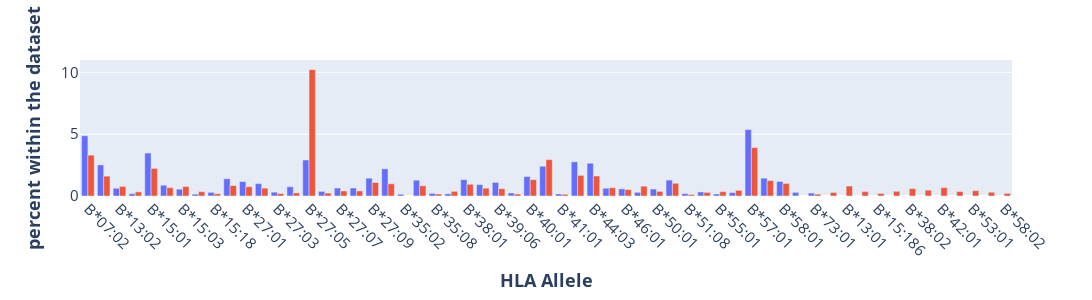

The code cell stored with this chart in its notebook:
### Code cell
#all_data["proc"] = all_data["freq"].apply(lambda x: x*100)
fig_B = px.bar(all_data_freqs[all_data_freqs.apply(lambda x: x.allele[4]=="B" and x.peptide > 0.1, axis=1)]\
             , x="allele_short", y="peptide", color='dataset_name', barmode="group", width=1500, height=300)
fig_B.update_xaxes(title="<b>HLA Allele</b>", titlefont = dict(size = 18), tickfont = dict(size = 15), tickangle = 45)
fig_B.update_yaxes(title="<b>percent within the dataset</b>", titlefont = dict(size = 18), tickfont = dict(size = 15))
#fig.add_hline(y=1, line_width=2, line_dash="dash", line_color="black")
fig_B.update_layout(showlegend=False, yaxis=dict(range=[0,11]))
fig_B.show()

### Figure 1 — Plotly figure (JSON) as saved in the notebook; plotly's stock layout.template omitted (floating-point values rounded to 4 significant figures)
{"data": [{"alignmentgroup": "True", "hovertemplate": "dataset_name=netmhc<br>allele_short=%{x}<br>peptide=%{y}<extra></extra>", "legendgroup": "netmhc", "marker": {"color": "#636efa", "pattern": {"shape": ""}}, "name": "netmhc", "offsetgroup": "netmhc", "orientation": "v", "showlegend": true, "textposition": "auto", "type": "bar", "x": ["B*07:02", "B*08:01", "B*13:02", "B*14:02", "B*15:01", "B*15:02", "B*15:03", "B*15:10", "B*15:18", "B*18:01", "B*27:01", "B*27:02", "B*27:03", "B*27:04", "B*27:05", "B*27:06", "B*27:07", "B*27:08", "B*27:09", "B*35:01", "B*35:02", "B*35:03", "B*35:08", "B*37:01", "B*38:01", "B*39:01", "B*39:06", "B*39:24", "B*40:01", "B*40:02", "B*41:01", "B*44:02", "B*44:03", "B*45:01", "B*46:01", "B*49:01", "B*50:01", "B*51:01", "B*51:08", "B*54:01", "B*55:01", "B*56:01", "B*57:01", "B*57:03", "B*58:01", "B*67:01", "B*73:01"], "xaxis": "x", "y": [4.873, 2.515, 0.6262, 0.1843, 3.473, 0.8684, 0.5505, 0.1453, 0.2936, 1.396, 1.167, 1.003, 0.3086, 0.7453, 2.911, 0.3701, 0.6442, 0.649, 1.439, 2.198, 0.1405, 1.278, 0.2122, 0.175, 1.321, 0.9194, 1.102, 0.2416, 1.577, 2.406, 0.1642, 2.763, 2.649, 0.6286, 0.5757, 0.299, 0.5613, 1.286, 0.1873, 0.3278, 0.1606, 0.2765, 5.372, 1.442, 1.176, 0.2933, 0.235], "yaxis": "y"}, {"alignmentgroup": "True", "hovertemplate": "dataset_name=mhcflurry<br>allele_short=%{x}<br>peptide=%{y}<extra></extra>", "legendgroup": "mhcflurry", "marker": {"color": "#EF553B", "pattern": {"shape": ""}}, "name": "mhcflurry", "offsetgroup": "mhcflurry", "orientation": "v", "showlegend": true, "textposition": "auto", "type": "bar", "x": ["B*07:02", "B*07:04", "B*08:01", "B*13:01", "B*13:02", "B*14:02", "B*15:01", "B*15:02", "B*15:03", "B*15:10", "B*15:17", "B*15:18", "B*15:186", "B*18:01", "B*27:01", "B*27:02", "B*27:03", "B*27:04", "B*27:05", "B*27:06", "B*27:07", "B*27:08", "B*27:09", "B*35:01", "B*35:03", "B*35:07", "B*35:08", "B*37:01", "B*38:01", "B*38:02", "B*39:01", "B*39:06", "B*39:24", "B*40:01", "B*40:02", "B*40:06", "B*41:01", "B*42:01", "B*44:02", "B*44:03", "B*45:01", "B*46:01", "B*49:01", "B*50:01", "B*51:01", "B*51:08", "B*52:01", "B*53:01", "B*54:01", "B*55:01", "B*55:02", "B*56:01", "B*57:01", "B*57:03", "B*58:01", "B*58:02", "B*73:01"], "xaxis": "x", "y": [3.304, 0.2899, 1.606, 0.8059, 0.7728, 0.335, 2.233, 0.6753, 0.7652, 0.3469, 0.3564, 0.1768, 0.2085, 0.8462, 0.7522, 0.635, 0.1982, 0.2517, 10.22, 0.2381, 0.409, 0.4129, 1.095, 0.9874, 0.827, 0.379, 0.1596, 0.374, 0.9498, 0.5978, 0.6346, 0.5922, 0.1616, 1.325, 2.938, 0.4703, 0.14, 0.6769, 1.67, 1.618, 0.6687, 0.518, 0.7968, 0.3747, 1.032, 0.1215, 0.3634, 0.4312, 0.2951, 0.349, 0.3058, 0.4567, 3.916, 1.249, 1.019, 0.211, 0.1507], "yaxis": "y"}], "layout": {"barmode": "group", "height": 300, "legend": {"title": {"text": "dataset_name"}, "tracegroupgap": 0}, "margin": {"t": 60}, "showlegend": false, "width": 1500, "xaxis": {"anchor": "y", "domain": [0, 1], "tickangle": 45, "tickfont": {"size": 15}, "title": {"font": {"size": 18}, "text": "<b>HLA Allele</b>"}}, "yaxis": {"anchor": "x", "domain": [0, 1], "range": [0, 11], "tickfont": {"size": 15}, "title": {"font": {"size": 18}, "text": "<b>percent within the dataset</b>"}}}}
